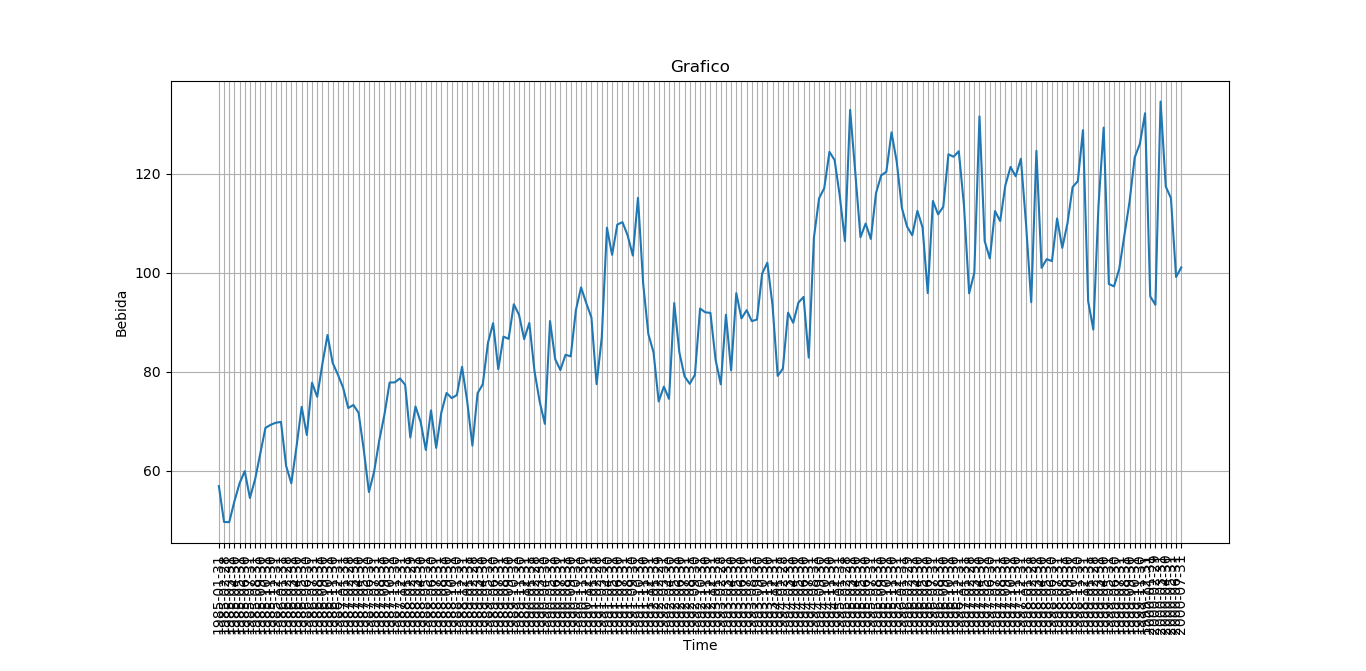

This chart was generated by the following Python code:
import pandas as pd
import matplotlib.pyplot as plt

x = pd.read_csv(r"C:\Users\kelvin\Desktop\a8_d_Bebida.csv")

plt.plot(x["Time"], x["Bebida"])

plt.xticks(rotation=90)

plt.title('Grafico')
plt.xlabel('Time')
plt.ylabel('Bebida')

plt.grid(True)

plt.show()
